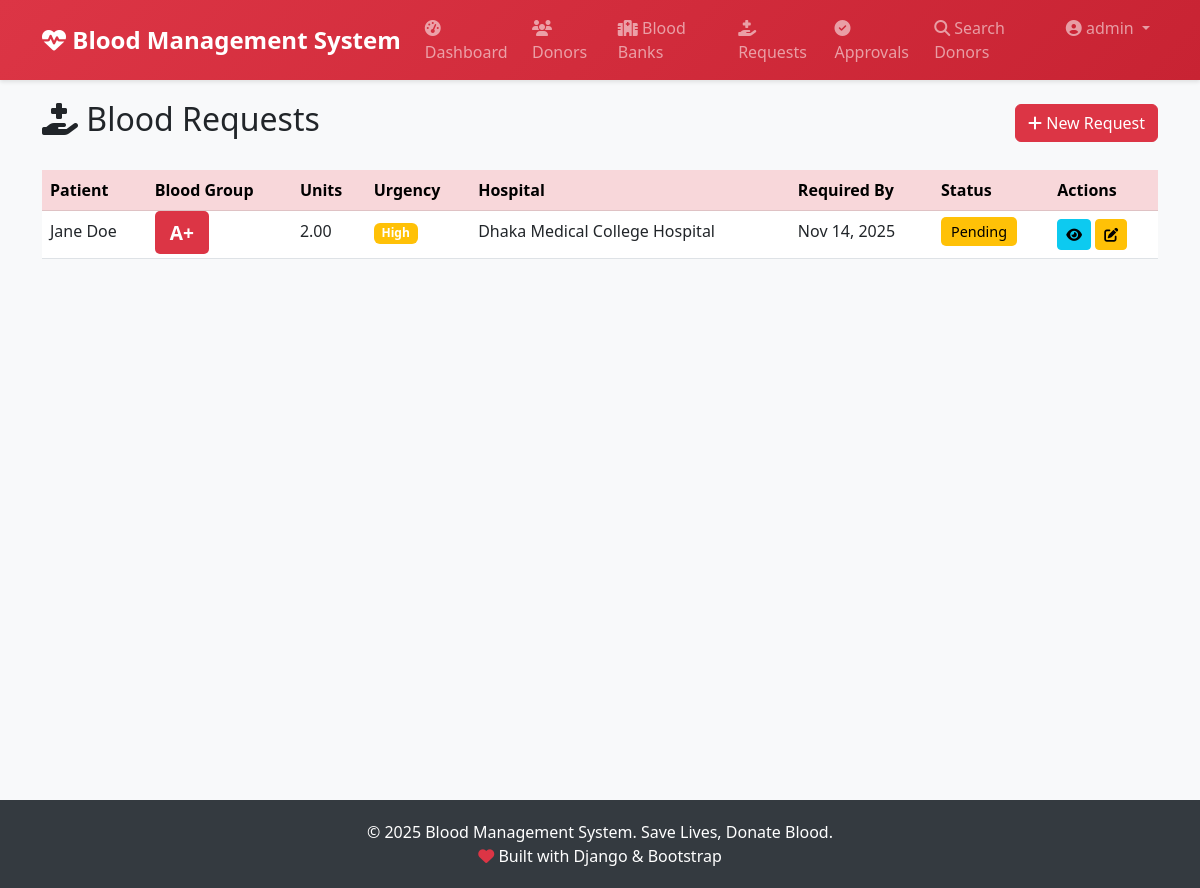
Screenshot of /requests/ (signed in) with the database file from the repository.
### accounts/models.py (models this page shows, shortened)
class User(AbstractUser):
    USER_TYPE_CHOICES = (
        ('admin', 'Admin'),
        ('donor', 'Donor'),
    )
    user_type = models.CharField(max_length=10, choices=USER_TYPE_CHOICES, default='donor')
    phone_number = models.CharField(max_length=15, blank=True)
    email = models.EmailField(unique=True)
    class Meta:
        db_table = 'users'
        verbose_name = 'User'
        verbose_name_plural = 'Users'

### blood_requests/models.py (models this page shows, shortened)
class BloodRequest(models.Model):
    BLOOD_GROUP_CHOICES = (
        ('A+', 'A+'),
        ('A-', 'A-'),
        ('B+', 'B+'),
        ('B-', 'B-'),
        ('AB+', 'AB+'),
        ('AB-', 'AB-'),
        ('O+', 'O+'),
        ('O-', 'O-'),
    )
    STATUS_CHOICES = (
        ('pending', 'Pending'),
        ('approved', 'Approved'),
        ('rejected', 'Rejected'),
        ('fulfilled', 'Fulfilled'),
    )
    URGENCY_CHOICES = (
        ('low', 'Low'),
        ('medium', 'Medium'),
        ('high', 'High'),
        ('critical', 'Critical'),
    )
    requester = models.ForeignKey(settings.AUTH_USER_MODEL, on_delete=models.CASCADE, related_name='blood_requests')
    patient_name = models.CharField(max_length=200)
    blood_group = models.CharField(max_length=3, choices=BLOOD_GROUP_CHOICES)
    units_required = models.DecimalField(max_digits=4, decimal_places=2)
    urgency = models.CharField(max_length=10, choices=URGENCY_CHOICES, default='medium')
    hospital_name = models.CharField(max_length=200)
    hospital_address = models.TextField()
    city = models.CharField(max_length=100)
    contact_number = models.CharField(max_length=15)
    reason = models.TextField(help_text="Reason for blood requirement")
    status = models.CharField(max_length=20, choices=STATUS_CHOICES, default='pending')
    requested_date = models.DateTimeField(auto_now_add=True)
    required_by_date = models.DateField()
    approved_by = models.ForeignKey(settings.AUTH_USER_MODEL, on_delete=models.SET_NULL, null=True, blank=True, related_name='approved_requests')
    approved_date = models.DateTimeField(null=True, blank=True)
    rejection_reason = models.TextField(blank=True)
    notes = models.TextField(blank=True)
    class Meta:
        db_table = 'blood_requests'
        verbose_name = 'Blood Request'
        verbose_name_plural = 'Blood Requests'
        ordering = ['-requested_date']

### blood_requests/views.py (the view)
# urls.py: path('', views.blood_request_list, name='blood_request_list'),
@login_required
def blood_request_list(request):
    if request.user.user_type == 'admin':
        requests = BloodRequest.objects.all().order_by('-requested_date')
    else:
        requests = BloodRequest.objects.filter(requester=request.user).order_by('-requested_date')
    return render(request, 'blood_requests/request_list.html', {'requests': requests})

### templates/blood_requests/request_list.html (shortened to what this page needs)
{% extends 'base.html' %}
{% block content %}
<div class="row mb-4">
    <div class="col-12 d-flex justify-content-between align-items-center">
        <h2><i class="fas fa-hand-holding-medical"></i> Blood Requests</h2>
        <a href="{% url 'blood_request_create' %}" class="btn btn-danger">
            <i class="fas fa-plus"></i> New Request
        </a>
    </div>
</div>
{% if requests %}
<div class="row">
    <div class="col-12">
        <div class="table-responsive">
            <table class="table table-hover">
                <thead class="table-danger">
                    <tr>
                        <th>Patient</th>
                        <th>Blood Group</th>
                        <th>Units</th>
                        <th>Urgency</th>
                        <th>Hospital</th>
                        <th>Required By</th>
                        <th>Status</th>
                        <th>Actions</th>
                    </tr>
                </thead>
                <tbody>
                    {% for request in requests %}
                    <tr>
                        <td>{{ request.patient_name }}</td>
                        <td><span class="blood-group-badge bg-danger text-white">{{ request.blood_group }}</span></td>
                        <td>{{ request.units_required }}</td>
                        <td>
                            <span class="badge bg-{% if request.urgency == 'critical' %}danger{% elif request.urgency == 'high' %}warning{% else %}info{% endif %}">
                                {{ request.get_urgency_display }}
                            </span>
                        </td>
                        <td>{{ request.hospital_name }}</td>
                        <td>{{ request.required_by_date|date:"M d, Y" }}</td>
                        <td><span class="status-badge status-{{ request.status }}">{{ request.get_status_display }}</span></td>
                        <td>
                            <a href="{% url 'blood_request_detail' request.pk %}" class="btn btn-sm btn-info">
                                <i class="fas fa-eye"></i>
                            </a>
                            {% if user.user_type == 'admin' %}
                            <a href="{% url 'blood_request_update' request.pk %}" class="btn btn-sm btn-warning">
                                <i class="fas fa-edit"></i>
                            </a>
                            {% endif %}
                        </td>
                    </tr>
                    {% endfor %}
                </tbody>
            </table>
        </div>
    </div>
</div>
{% else %}
<div class="alert alert-info">
    <i class="fas fa-info-circle"></i> No blood requests found. <a href="{% url 'blood_request_create' %}">Create a new request</a>.
</div>
{% endif %}
{% endblock %}

### templates/base.html (shortened to what this page needs)
<!DOCTYPE html>
<html lang="en">
<head>
    <link href="https://cdn.jsdelivr.net/npm/bootstrap@5.3.0/dist/css/bootstrap.min.css" rel="stylesheet">
    <link rel="stylesheet" href="https://cdnjs.cloudflare.com/ajax/libs/font-awesome/6.4.0/css/all.min.css">
</head>
<body>
    <nav class="navbar navbar-expand-lg navbar-dark">
        <div class="container">
            <a class="navbar-brand" href="{% url 'home' %}">
                <i class="fas fa-heartbeat"></i> Blood Management System
            </a>
            <div class="collapse navbar-collapse" id="navbarNav">
                <ul class="navbar-nav ms-auto">
                    {% if user.is_authenticated %}
                        {% if user.user_type == 'admin' %}
                            <li class="nav-item">
                                <a class="nav-link" href="{% url 'admin_dashboard' %}">
                                    <i class="fas fa-tachometer-alt"></i> Dashboard
                                </a>
                            </li>
                            <li class="nav-item">
                                <a class="nav-link" href="{% url 'admin_donors_list' %}">
                                    <i class="fas fa-users"></i> Donors
                                </a>
                            </li>
                            <li class="nav-item">
                                <a class="nav-link" href="{% url 'blood_bank_list' %}">
                                    <i class="fas fa-hospital"></i> Blood Banks
                                </a>
                            </li>
                            <li class="nav-item">
                                <a class="nav-link" href="{% url 'blood_request_list' %}">
                                    <i class="fas fa-hand-holding-medical"></i> Requests
                                </a>
                            </li>
                            <li class="nav-item">
                                <a class="nav-link" href="{% url 'donation_approval_list' %}">
                                    <i class="fas fa-check-circle"></i> Approvals
                                </a>
                            </li>
                        {% endif %}
                        <li class="nav-item">
                            <a class="nav-link" href="{% url 'donor_search' %}">
                                <i class="fas fa-search"></i> Search Donors
                            </a>
                        </li>
                        <li class="nav-item dropdown">
                            <a class="nav-link dropdown-toggle" href="#" id="navbarDropdown" role="button" data-bs-toggle="dropdown">
                                <i class="fas fa-user-circle"></i> {{ user.username }}
                            </a>
                        </li>
                    {% endif %}
                </ul>
            </div>
        </div>
    </nav>
    <div class="content-wrapper">
        <div class="container">
            {% block content %}{% endblock %}
        </div>
    </div>
    <footer class="footer text-center">
        <div class="container">
            <p class="mb-0">&copy; 2025 Blood Management System. Save Lives, Donate Blood.</p>
            <p class="mb-0">
                <i class="fas fa-heart text-danger"></i> Built with Django & Bootstrap
            </p>
        </div>
    </footer>
</body>
</html>

### templates/base.html (style rules this page uses)
:root { --primary-color: #dc3545; --secondary-color: #6c757d; --success-color: #28a745; --danger-color: #dc3545; }
body { font-family: 'Segoe UI', Tahoma, Geneva, Verdana, sans-serif; background-color: #f8f9fa; }
.navbar { background: linear-gradient(135deg, #dc3545 0%, #c82333 100%); box-shadow: 0 2px 4px rgba(0,0,0,.1); }
.navbar-brand { font-weight: bold; font-size: 1.5rem; }
.navbar-brand i { color: #fff; }
.content-wrapper { min-height: calc(100vh - 120px); padding: 20px 0; }
.footer { background-color: #343a40; color: #fff; padding: 20px 0; margin-top: 40px; }
.blood-group-badge { font-size: 1.2rem; font-weight: bold; padding: 8px 15px; border-radius: 5px; }
.status-badge { padding: 5px 10px; border-radius: 5px; font-size: 0.9rem; }
.status-pending { background-color: #ffc107; color: #000; }

### rows the page displays
User: username "admin"
BloodRequest: patient_name "Jane Doe", blood_group "A+", units_required "2.00", urgency "High", hospital_name "Dhaka Medical College Hospital", required_by_date "Nov 14, 2025", status "Pending"
